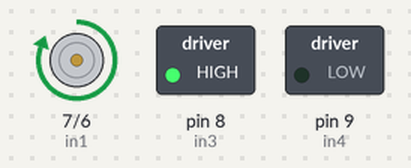
A sketch run on a simulated Arduino Uno, built with avr-gcc and run on an emulated ATmega328P. Shown: motor-driver pin pairs drawn as motors (green arrow = first pin HIGH = forward, orange = second pin HIGH = backward, longer = more drive), switched loads named in the sketch (green lamp = pin HIGH).

Above: at 1.0 s.
At 3.0 s:
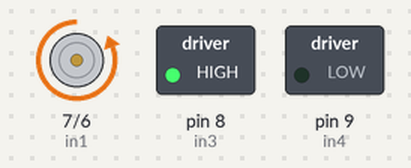
Timing chart, 0 to 4.6 s (numbered marks = the images above):
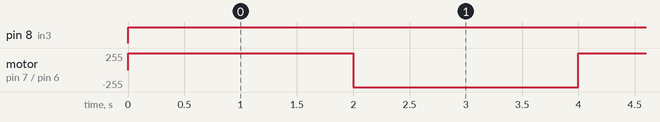

The sketch:

motorDriver298.ino
```cpp
int in1=7;
int in2=6;
int in3=8;
int in4=9;
int wTime=2000;


void setup() {
  // put your setup code here, to run once:
  Serial.begin(9600);
  pinMode(in1, OUTPUT);
  pinMode(in2, OUTPUT);
  pinMode(in3, OUTPUT);
  pinMode(in4, OUTPUT);

}

void loop() {
  // put your main code here, to run repeatedly:

  digitalWrite(in1, HIGH);
  digitalWrite(in2, LOW);
  digitalWrite(in3, HIGH);
  digitalWrite(in4, LOW);
  delay(wTime);
  digitalWrite(in1, LOW);
  digitalWrite(in2, HIGH);
  digitalWrite(in1, LOW);
  digitalWrite(in2, HIGH);
  delay(wTime);

}
```

Measured:
- by itself, pin 8 (in3): LOW → HIGH at 0.00 s
- by itself, motor on pin 7 (in1) / pin 6 (in2): alternates forward 255/255 for 2.0 s and backward 255/255 for 2.0 s
